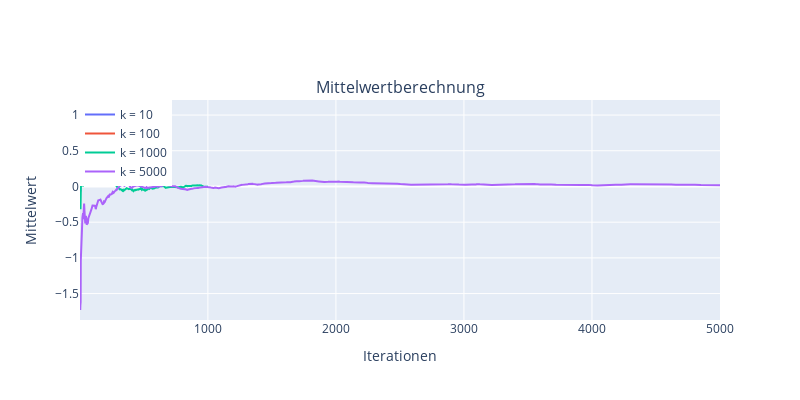

Here is the notebook cell this chart was saved with:
### Code cell
# Plotly-Darstellung
# Definiere die Anzahl der Iterationen
iterations_values = [10, 100, 1000, 5000]
fig = make_subplots(rows=1, cols=1, subplot_titles=["Mittelwertberechnung"])

for iterations in iterations_values:
    samples = metropolis_hastings(q, pi, iterations)
    mean_values = np.cumsum(samples) / (np.arange(1, iterations + 1))
    
    fig.add_trace(
        go.Scatter(x=np.arange(1, iterations + 1), y=mean_values, mode='lines', line=dict(width=2), name=f'k = {iterations}'),
        row=1, col=1
    )

fig.update_xaxes(title_text="Iterationen", row=1, col=1)
fig.update_yaxes(title_text="Mittelwert", row=1, col=1)

fig.update_layout(height=400, width=800, showlegend=True, legend=dict(x=0, y=1))
fig.show()

### Figure 1 — Plotly figure (JSON) as saved in the notebook; plotly's stock layout.template omitted (floating-point values rounded to 4 significant figures; data arrays with more than 128 entries replaced by an {"elided": "..."} marker saying what was removed)
{"data": [{"line": {"width": 2}, "mode": "lines", "name": "k = 10", "type": "scatter", "x": [1, 2, 3, 4, 5, 6, 7, 8, 9, 10], "xaxis": "x", "y": [1.057, 1.057, 0.1425, -0.07123, 0.07636, 0.1748, 0.245, 0.2379, 0.32, 0.3858], "yaxis": "y"}, {"line": {"width": 2}, "mode": "lines", "name": "k = 100", "type": "scatter", "x": [1, 2, 3, 4, 5, 6, 7, 8, 9, 10, 11, 12, 13, 14, 15, 16, 17, 18, 19, 20, 21, 22, 23, 24, 25, 26, 27, 28, 29, 30, 31, 32, 33, 34, 35, 36, 37, 38, 39, 40, 41, 42, 43, 44, 45, 46, 47, 48, 49, 50, 51, 52, 53, 54, 55, 56, 57, 58, 59, 60, 61, 62, 63, 64, 65, 66, 67, 68, 69, 70, 71, 72, 73, 74, 75, 76, 77, 78, 79, 80, 81, 82, 83, 84, 85, 86, 87, 88, 89, 90, 91, 92, 93, 94, 95, 96, 97, 98, 99, 100], "xaxis": "x", "y": [0.487, 0.487, 0.3972, 0.3837, 0.3756, 0.2913, 0.231, 0.1858, 0.2737, 0.344, 0.4016, 0.4495, 0.4901, 0.5249, 0.555, 0.5814, 0.6046, 0.6253, 0.6545, 0.6807, 0.7045, 0.6683, 0.6353, 0.5907, 0.5496, 0.5117, 0.4766, 0.4766, 0.4765, 0.4662, 0.4566, 0.4476, 0.4392, 0.4312, 0.3959, 0.3626, 0.3288, 0.346, 0.3624, 0.378, 0.3927, 0.4068, 0.4203, 0.4331, 0.4453, 0.4571, 0.4177, 0.3801, 0.3439, 0.3092, 0.3091, 0.3089, 0.3088, 0.313, 0.3172, 0.3042, 0.2917, 0.2929, 0.294, 0.2857, 0.2777, 0.2661, 0.2549, 0.2441, 0.234, 0.2241, 0.2224, 0.2208, 0.2193, 0.2182, 0.2171, 0.2231, 0.2314, 0.2394, 0.2295, 0.2199, 0.2105, 0.2014, 0.1925, 0.1838, 0.1812, 0.1697, 0.1762, 0.1825, 0.1887, 0.1947, 0.2006, 0.2064, 0.2092, 0.212, 0.2147, 0.2274, 0.2399, 0.2359, 0.2319, 0.228, 0.2242, 0.2205, 0.2169, 0.2133], "yaxis": "y"}, {"line": {"width": 2}, "mode": "lines", "name": "k = 1000", "type": "scatter", "x": {"elided": "1000 int values"}, "xaxis": "x", "y": {"elided": "1000 float values"}, "yaxis": "y"}, {"line": {"width": 2}, "mode": "lines", "name": "k = 5000", "type": "scatter", "x": {"elided": "5000 int values"}, "xaxis": "x", "y": {"elided": "5000 float values"}, "yaxis": "y"}], "layout": {"annotations": [{"font": {"size": 16}, "showarrow": false, "text": "Mittelwertberechnung", "x": 0.5, "xanchor": "center", "xref": "paper", "y": 1, "yanchor": "bottom", "yref": "paper"}], "height": 400, "legend": {"x": 0, "y": 1}, "showlegend": true, "width": 800, "xaxis": {"anchor": "y", "domain": [0, 1], "title": {"text": "Iterationen"}}, "yaxis": {"anchor": "x", "domain": [0, 1], "title": {"text": "Mittelwert"}}}}
